Frame 1 (no input): blank canvas, image omitted
Frame 60 (the mouse pressed at the canvas centre just before this capture): blank canvas, image omitted
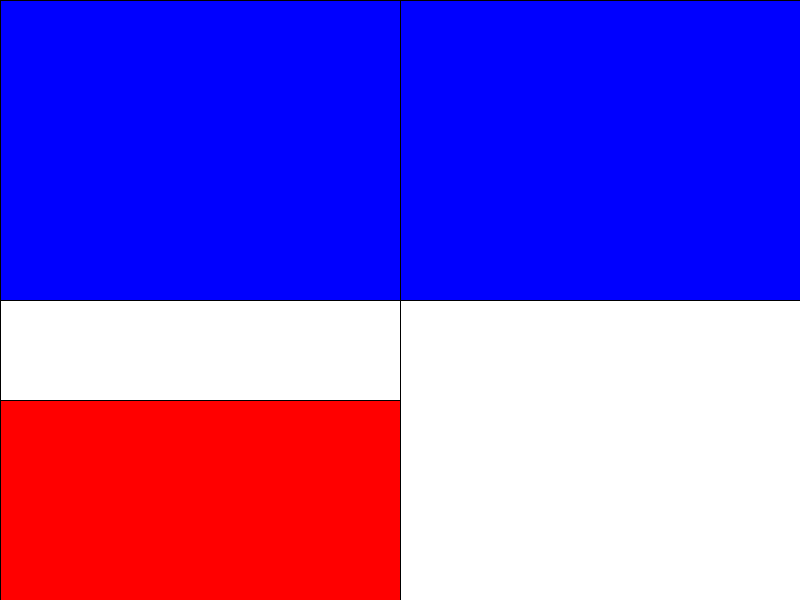
Frame 120 (the mouse held since frame 60 and released just before this capture)

The Processing sketch whose frames 1 and 60 were blank and that drew this single picture after the mouse press (run headless with seeded random() and noise(); from frame 60 on, the mouse is pressed at the canvas centre):

// Processing sketch: variaveis
// ── variaveis.pde
int cAx = 0;
int cBx = 400;
int cAy = 0;
int cBy = 300;

void setup() {
  size(800, 600);  
  background(0);
}

void draw() {
  //background(0);
  //stroke(255);
  fill(255, 0, 0);
  rect(cAx, pmouseX, mouseX, cBy);
  fill(0, 255, 0);
  rect(cBx, pmouseY, mouseX, mouseY);
  fill(0, 0, 255);
  rect(pmouseX, cAy, mouseX, mouseY);
  fill(255);
  rect(pmouseX, cBy, mouseX, mouseY);
}
